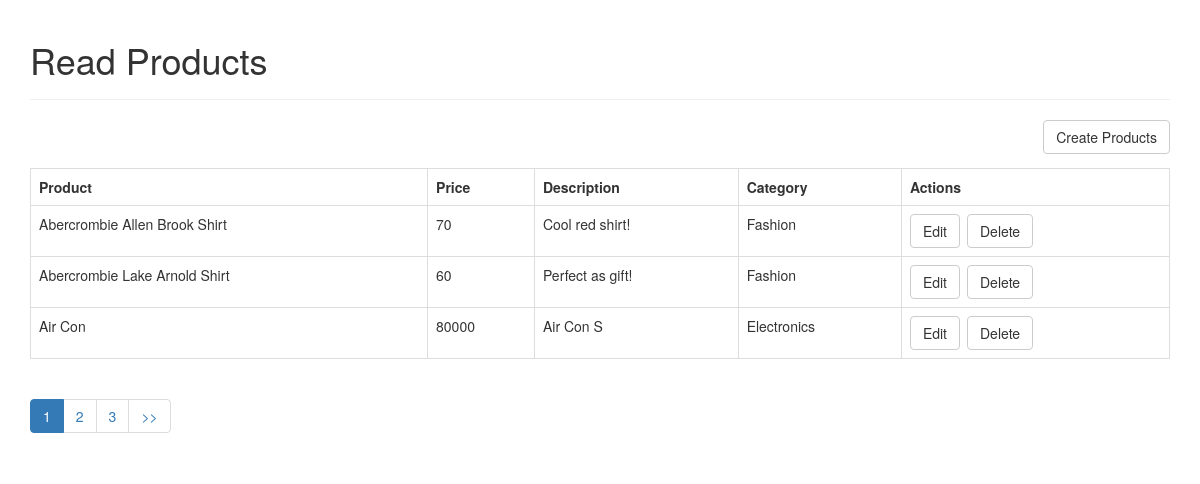
The page / on the database its author committed.
### tables this page shows
CREATE TABLE `products` (
  `id` int(11) NOT NULL AUTO_INCREMENT,
  `name` varchar(32) NOT NULL,
  `description` text NOT NULL,
  `price` int(11) NOT NULL,
  `category_id` int(11) NOT NULL,
  `created` datetime NOT NULL,
  `modified` timestamp NOT NULL DEFAULT CURRENT_TIMESTAMP,
  PRIMARY KEY (`id`)
);

CREATE TABLE `categories` (
  `id` int(11) NOT NULL AUTO_INCREMENT,
  `name` varchar(256) NOT NULL,
  `created` datetime NOT NULL,
  `modified` timestamp NOT NULL DEFAULT CURRENT_TIMESTAMP,
  PRIMARY KEY (`id`)
);

### objects/Product.php (called while the page is built, shortened)
<?php
class Product
{
    private $conn;
    private $table_name = "products";
    public function __construct($db)
    {
        $this->conn = $db;
    }
    function readAll($page,$from_record_num,$records_per_page)
    {
        $query = "SELECT id,name,description,price,category_id FROM
                 " . $this->table_name ." ORDER BY name ASC
                LIMIT {$from_record_num},{$records_per_page}";
        $stmt = $this->conn->prepare($query);
        $stmt->execute();
        return $stmt;
    }
    public function countAll()
    {
        $query = "SELECT id FROM " . $this->table_name . "";
        $stmt = $this->conn->prepare($query);
        $stmt->execute();
        $num = $stmt->rowCount();
        return $num;
    }
}

### objects/Category.php (called while the page is built, shortened)
<?php
class Category
{
    private $conn;
    private $table_name = "categories";
    public function __construct($db)
    {
        $this->conn = $db;
    }
    function readname()
    {
        $query = "SELECT name FROM ". $this->table_name . " WHERE id=? limit 0,1";
        $stmt = $this->conn->prepare($query);
        $stmt->bindParam(1,$this->id);
        $stmt->execute();
        $row = $stmt->fetch(PDO::FETCH_ASSOC);
        $this->name = $row['name'];
    }
}

### index.php (the view, shortened to what this page needs)
<?php
    $page_title = "Read Products";
    include_once "header.php";
?>
<div class="right-button-margin">
    <a href="create_product.php" class="btn btn-default pull-right">Create Products</a>
</div>
<?php
    $page = isset($_GET['page']) ? $_GET['page'] : 1;
    $records_per_page = 3;
    $from_record_num = ($records_per_page * $page) - $records_per_page;
?>
<?php
    include_once 'objects/Product.php';
    include_once 'objects/Category.php';
    $database = new Database();
    $db = $database->getConnection();
    $product = new Product($db);
    $stmt = $product->readAll($page,$from_record_num,$records_per_page);
    $num = $stmt->rowCount();
    if($num > 0)
    {
        $category = new Category($db);
        echo "<table class='table table-hover table-responsive table-bordered'>";
            echo "<tr>";
                echo "<th>Product</th>";
                echo "<th>Price</th>";
                echo "<th>Description</th>";
                echo "<th>Category</th>";
                echo "<th>Actions</th>";
            echo "</tr>";
            while($row = $stmt->fetch(PDO::FETCH_ASSOC))
            {
                extract($row);
                echo "<tr>";
                    echo "<td>{$name}</td>";
                    echo "<td>{$price}</td>";
                    echo "<td>{$description}</td>";
                    echo "<td>";
                        $category->id = $category_id;
                        $category->readname();
                        echo $category->name;
                    echo "</td>";
                    echo "<td>";
                        echo "<a href='update_product.php?id={$id}' class='btn btn-default left-margin'>Edit</a>";
                        echo "<a delete-id='{$id}' class='btn btn-default delete-object'>Delete</a>";
                    echo "</td>";
                echo "</tr>";
            }
        echo "</table>";
    }
    else
    {
        echo "<div>No products found.</div>";
    }
?>
<?php
    include_once 'paging_product.php';
?>
<?php
    include_once 'footer.php';
?>

### header.php (shortened to what this page needs)
<!doctype html>
<html lang="en">
<head>
    <link rel="stylesheet" href="bootstrap/css/bootstrap.min.css">
</head>
<body>
    <div class="container">
        <div class="page-header">
            <h1><?php echo $page_title;?></h1>
        </div>

### paging_product.php (shortened to what this page needs)
<?php
    $page_dom = 'index.php';
    echo "<ul class=\"pagination\">";
    $total_rows = $product->countAll();
    $total_pages = ceil($total_rows / $records_per_page);
    $range = 2;
    $initial_num = $page - $range;
    $condition_limit_num = ($page + $range) + 1;
    for($x=$initial_num; $x<$condition_limit_num; $x++)
    {
        if(($x > 0) && ($x <= $total_pages))
        {
            if($x == $page)
            {
                echo "<li class='active'><a href=\"#\">$x <span class=\"sr-only\">(current)</span></a></li>";
            }
            else
            {
                echo "<li><a href='{$page_dom}?page=$x'>$x</a> </li>";
            }
        }
    }
    if($page<$total_pages)
    {
        echo "<li><a href='". $page_dom ."?page={$total_pages}' title='Last page is {$total_pages}.'>";
        echo ">>";
        echo "</a></li>";
    }
    echo "</ul>";
?>

### footer.php
    </div>
</body>
</html>

### header.php (style rules this page uses)
.left-margin { margin: 0 .5em 0 0; }
.right-button-margin { margin: 0 0 1em 0; overflow: hidden; }

### rows shown on the page
products: name "Abercrombie Allen Brook Shirt", price "70", description "Cool red shirt!", category.name "Fashion"
products: name "Abercrombie Lake Arnold Shirt", price "60", description "Perfect as gift!", category.name "Fashion"
products: name "Air Con", price "80000", description "Air Con S", category.name "Electronics"

### other values the page prints
$page_title "Read Products"
